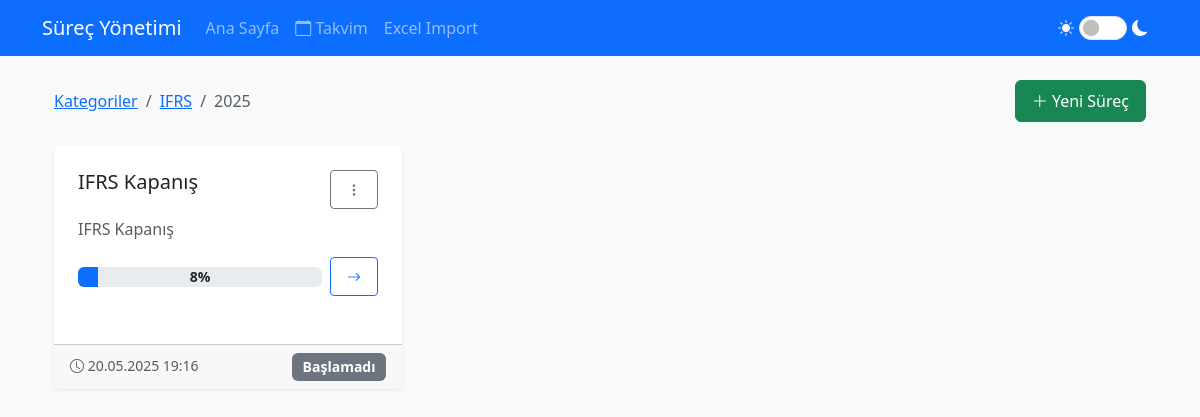
Page /category/2/2025 on the committed database.
### app.py (models this page shows, shortened)
class ProcessCategory(db.Model):
    id = db.Column(db.Integer, primary_key=True)
    name = db.Column(db.String(100), nullable=False)
    description = db.Column(db.Text)
    created_at = db.Column(db.DateTime, default=datetime.now)
    processes = db.relationship('Process', backref='category', lazy=True)

class Process(db.Model):
    id = db.Column(db.Integer, primary_key=True)
    name = db.Column(db.String(100), nullable=False)
    description = db.Column(db.Text)
    created_at = db.Column(db.DateTime, default=datetime.now)
    is_started = db.Column(db.Boolean, default=False)
    started_at = db.Column(db.DateTime)
    version = db.Column(db.Integer, nullable=False, default=1)
    year = db.Column(db.Integer, nullable=False, default=lambda: datetime.now().year)
    category_id = db.Column(db.Integer, db.ForeignKey('process_category.id', name='fk_process_category'), nullable=True)
    steps = db.relationship('Step', backref='process', lazy=True, cascade='all, delete-orphan')
    def get_completion_percentage(self):
        all_steps = []
        main_steps = Step.query.filter_by(process_id=self.id, parent_id=None).all()
        for main_step in main_steps:
            all_steps.append(main_step)
            substeps = Step.query.filter_by(process_id=self.id).filter(Step.parent_id == main_step.id).all()
            all_steps.extend(substeps)
            for substep in substeps:
                sub_substeps = Step.query.filter_by(process_id=self.id).filter(Step.parent_id == substep.id).all()
                all_steps.extend(sub_substeps)
        total_steps = len(all_steps)
        if total_steps == 0:
            return 0
        completed_steps = sum(1 for step in all_steps if step.status == 'done')
        return int((completed_steps / total_steps) * 100)
    def get_status(self):
        if not self.is_started:
            return 'not_started'

### app.py (the view)
@app.route('/category/<int:category_id>/<int:year>')
def category_processes(category_id, year):
    category = ProcessCategory.query.get_or_404(category_id)
    processes = Process.query.filter_by(category_id=category_id, year=year).all()
    all_categories = ProcessCategory.query.all()
    current_year = datetime.now().year
    return render_template('process_list.html',
                         category=category,
                         year=year,
                         processes=processes,
                         is_uncategorized=False,
                         all_categories=all_categories,
                         current_year=current_year)

### app.py (called while the page is built)
@app.template_filter('format_datetime')
def format_datetime(value):
    if not value:
        return ''
    try:
        if isinstance(value, str):
            dt = datetime.strptime(value, '%Y-%m-%d %H:%M:%S')
        else:
            dt = value
        return dt.strftime('%d.%m.%Y %H:%M')
    except:
        return value

@app.before_request
def before_request():
    if not getattr(app, '_got_first_request', False):
        check_process_status()
        app._got_first_request = True

### templates/process_list.html (shortened to what this page needs)
{% extends "base.html" %}
{% block content %}
<div class="container mt-4">
    <div class="d-flex justify-content-between align-items-center mb-4">
        <nav aria-label="breadcrumb">
            <ol class="breadcrumb mb-0">
                <li class="breadcrumb-item"><a href="{{ url_for('index') }}">Kategoriler</a></li>
                {% if is_uncategorized %}
                <li class="breadcrumb-item"><a href="{{ url_for('uncategorized_years') }}">Kategorisiz</a></li>
                {% else %}
                <li class="breadcrumb-item"><a href="{{ url_for('category_years', category_id=category.id) }}">{{
                        category.name }}</a></li>
                {% endif %}
                <li class="breadcrumb-item active">{{ year }}</li>
            </ol>
        </nav>
        <div>
            <a href="{{ url_for('new_process') }}" class="btn btn-success">
                <i class="bi bi-plus-lg"></i> Yeni Süreç
            </a>
        </div>
    </div>
    <div class="row row-cols-1 row-cols-md-2 row-cols-lg-3 g-4">
        {% for process in processes %}
        <div class="col">
            <div class="card h-100 process-card">
                <div class="card-body">
                    <div class="d-flex justify-content-between align-items-start mb-2">
                        <h5 class="card-title mb-0">
                            <span class="editable process-name" data-process-id="{{ process.id }}">{{ process.name
                                }}</span>
                        </h5>
                        <div class="dropdown">
                            <button class="btn btn-sm btn-outline-secondary" type="button" data-bs-toggle="dropdown">
                                <i class="bi bi-three-dots-vertical"></i>
                            </button>
                        </div>
                    </div>
                    <p class="card-text text-muted">
                        <span class="editable process-description" data-process-id="{{ process.id }}">
                            {{ process.description or 'Açıklama ekle...' }}
                        </span>
                    </p>
                    <div class="d-flex justify-content-between align-items-center">
                        <div class="progress flex-grow-1 me-2">
                            <div class="progress-bar" role="progressbar"
                                aria-valuenow="{{ process.get_completion_percentage() }}" aria-valuemin="0"
                                aria-valuemax="100" style="width: {{ process.get_completion_percentage() }}%">
                                <span class="progress-text">{{ process.get_completion_percentage() }}%</span>
                            </div>
                        </div>
                        <a href="{{ url_for('process_detail', process_id=process.id) }}"
                            class="btn btn-sm btn-outline-primary">
                            <i class="bi bi-arrow-right"></i>
                        </a>
                    </div>
                </div>
                <div class="card-footer">
                    <small class="text-muted">
                        <i class="bi bi-clock"></i> {{ process.created_at|format_datetime }}
                    </small>
                    <span class="float-end">
                        {% if process.get_status() == 'done' %}
                        <span class="badge bg-success">Tamamlandı</span>
                        {% elif process.get_status() == 'in_progress' %}
                        <span class="badge bg-primary">Devam Ediyor</span>
                        {% elif process.get_status() == 'waiting' %}
                        <span class="badge bg-warning">Beklemede</span>
                        {% else %}
                        <span class="badge bg-secondary">Başlamadı</span>
                        {% endif %}
                    </span>
                </div>
            </div>
        </div>
        {% endfor %}
    </div>
</div>
<link href="https://cdnjs.cloudflare.com/ajax/libs/vis/4.21.0/vis.min.css" rel="stylesheet" type="text/css" />
{% endblock %}

### static/css/style.css (style rules this page uses)
body { background-color: #f8f9fa; }
.card-body { padding: 1.5rem; }
.card { box-shadow: 0 0.125rem 0.25rem rgba(0, 0, 0, 0.075); border: none; margin-bottom: 1.5rem; }
.badge { font-size: 0.875rem; padding: 0.5em 0.75em; }
.btn { padding: 0.5rem 1rem; margin: 0; }
.btn i { transition: transform 0.2s ease; }
.dropdown { position: relative; }
.card { overflow: visible; }
.card-body { overflow: visible; }

### templates/process_list.html (style rules this page uses)
.process-card { transition: transform 0.2s; border: none; box-shadow: 0 2px 4px rgba(0, 0, 0, 0.05); }
[data-bs-theme="light"] .process-card { background-color: var(--bs-white); color: var(--bs-dark); }
.editable { cursor: pointer; position: relative; }
.progress { position: relative; height: 20px; }
.progress-bar { transition: width 0.3s ease; }
.progress-text { position: absolute; width: 100%; left: 0; text-align: center; line-height: 20px; color: #fff; font-weight: 700; font-size: 0.875rem; z-index: 1; }
[data-bs-theme="light"] .progress-text { color: var(--bs-dark) !important; }

### rows in the picture
ProcessCategory: name "IFRS"
Process: name "IFRS Kapanış", description "IFRS Kapanış", get_completion_percentage "8", created_at "20.05.2025 19:16", is_started "Başlamadı"

### other values in the picture
{{ year }} "2025"
